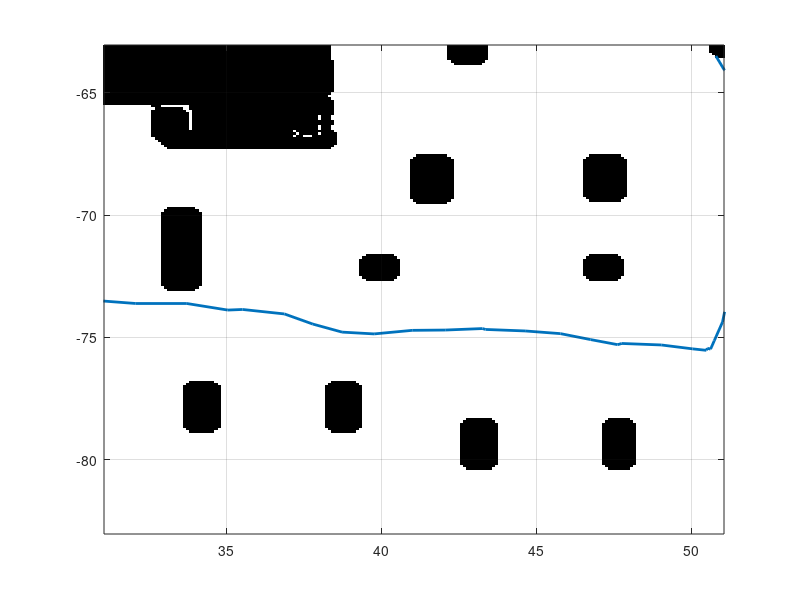

Reproduce this figure in MATLAB. (Note: this script raises an error after producing the figure.)
close all
clear all
%%
%LOAD DATA
%For format see README.txt
d = load('data.mat');
%%
%VISUALIZE TRAJECTORY DATA IN TOP-DOWN MAP
ParticipantID = 1;  %1-9, participant ID
PlotIDX = 50;  %a time index to plot

%Determine current floorplan for visualization
ContextIDX = [];
for i = 1:length(d.contextdata)
    if d.contextdata(i).floorid == d.trajdata(ParticipantID).gtfloor(PlotIDX)
        ContextIDX = i;
    end
end

Iw = d.contextdata(ContextIDX).floorobstacles;
origin = d.contextdata(ContextIDX).origin; 
scale = d.contextdata(ContextIDX).scale;  
Isize = [1968, 1968];
x = ([1-origin(1) Isize(1)-origin(1)]-1)./scale; y = ([1-origin(2) Isize(2)-origin(2)]-1)./scale;
      
image(x,y,flipud(uint8(255*Iw))); colormap gray
set(gca,'YDir','normal')

hold on
plotR = 30;
visR = 10;
idxvals = PlotIDX-plotR:PlotIDX+plotR; idxvals = max(1,idxvals); idxvals = min(length(d.trajdata(ParticipantID).estpos),idxvals);
xvals = d.trajdata(ParticipantID).estpos(idxvals,1);
yvals = d.trajdata(ParticipantID).estpos(idxvals,2);
plot(xvals,yvals,'linewidth',2)

xlim([mean(xvals)-visR mean(xvals)+visR]); %success and end are often same in movement space
ylim([mean(yvals)-visR mean(yvals)+visR]);
grid on

%Can also plot the instructions
vocabtoshow =  {'Misc','Info','Distance From POI','Forward','Approaching','Turn Left','Turn Right','Turn Diagonal Left','Turn Diagonal Right','Turn Little Left','Turn Little Right','Obstacle Left','Obstacle Right'};
actccc=1; 
clear str1
alphaplot = .3;
for i = 1:length(idxvals)
    currTime = d.trajdata(ParticipantID).gttime(idxvals(i));
    
    [mval,midx] = min(abs(currTime-[d.trajdata(ParticipantID).instructions.timestart{:}]));
    if mval < 1 %milliseconds
       %Plot
       ctext = d.trajdata(ParticipantID).instructions.command{midx};
       str1(actccc) = { ['(' num2str(actccc) ') ' ctext]};
              
       pos = [ xvals(i)-1/2,yvals(i)-1/2,1,1];
       rectangle('Position',pos,'Curvature',[1 1],'facecolor',[1 0 1 alphaplot],'edgecolor',[1 0 1]);
       htt = text(xvals(i),yvals(i),num2str(actccc));
       htt.HorizontalAlignment = 'center';
       htt.VerticalAlignment = 'middle';
       
       actccc=actccc+1;
    end
end

if actccc>1
    textposshow = [.23 .8];
    t = annotation('textbox');
    t.String = str1;
    t.FontSize = 12;
    currsize = t.Position;
    t.Position = [textposshow currsize(3) currsize(4)];
    t.BackgroundColor = [1 1 1];
    t.FaceAlpha = .9;
end


%%
%EXAMPLE ONEHOT ENCODING OF INSTRUCTIONS
vocab = {'Misc','Info','DistanceFromPOI','Forward','Approaching','TurnLeft','TurnRight','TurnDiagonalLeft','TurnDiagonalRight','TurnLittleLeft','TurnLittleRight','ObstacleLeft','ObstacleRight'};

defaultidx = 1;
curr = 'Forward';
encoded = toOneHot(curr,vocab,defaultidx);

